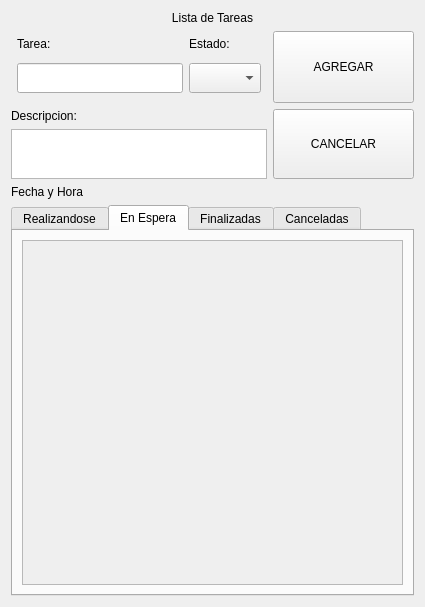
<?xml version="1.0" encoding="UTF-8"?>
<ui version="4.0">
 <class>ToDoList</class>
 <widget class="QWidget" name="ToDoList">
  <property name="geometry">
   <rect>
    <x>0</x>
    <y>0</y>
    <width>425</width>
    <height>607</height>
   </rect>
  </property>
  <property name="minimumSize">
   <size>
    <width>425</width>
    <height>0</height>
   </size>
  </property>
  <property name="maximumSize">
   <size>
    <width>425</width>
    <height>16777215</height>
   </size>
  </property>
  <property name="windowTitle">
   <string>ToDoList</string>
  </property>
  <layout class="QVBoxLayout" name="verticalLayout">
   <item>
    <layout class="QGridLayout" name="gridLayout">
     <item row="3" column="4" rowspan="2">
      <widget class="QPushButton" name="pushButton_Cancelar">
       <property name="sizePolicy">
        <sizepolicy hsizetype="Expanding" vsizetype="Expanding">
         <horstretch>0</horstretch>
         <verstretch>0</verstretch>
        </sizepolicy>
       </property>
       <property name="text">
        <string>CANCELAR</string>
       </property>
      </widget>
     </item>
     <item row="1" column="2" rowspan="2">
      <layout class="QVBoxLayout" name="verticalLayout_estado">
       <item>
        <widget class="QLabel" name="label_estado">
         <property name="text">
          <string>Estado:</string>
         </property>
        </widget>
       </item>
       <item>
        <widget class="QComboBox" name="comboBox_estado">
         <property name="sizePolicy">
          <sizepolicy hsizetype="Preferred" vsizetype="Maximum">
           <horstretch>0</horstretch>
           <verstretch>0</verstretch>
          </sizepolicy>
         </property>
         <property name="minimumSize">
          <size>
           <width>0</width>
           <height>30</height>
          </size>
         </property>
        </widget>
       </item>
       <item>
        <spacer name="verticalSpacer_estado">
         <property name="orientation">
          <enum>Qt::Vertical</enum>
         </property>
         <property name="sizeType">
          <enum>QSizePolicy::Maximum</enum>
         </property>
         <property name="sizeHint" stdset="0">
          <size>
           <width>20</width>
           <height>10</height>
          </size>
         </property>
        </spacer>
       </item>
      </layout>
     </item>
     <item row="5" column="0" colspan="5">
      <widget class="QLabel" name="label_time">
       <property name="text">
        <string>Fecha y Hora</string>
       </property>
      </widget>
     </item>
     <item row="0" column="0" colspan="5">
      <widget class="QLabel" name="label_titulo">
       <property name="text">
        <string>Lista de Tareas</string>
       </property>
       <property name="alignment">
        <set>Qt::AlignCenter</set>
       </property>
      </widget>
     </item>
     <item row="4" column="0" colspan="4">
      <widget class="QPlainTextEdit" name="plainTextEdit_descripcion">
       <property name="sizePolicy">
        <sizepolicy hsizetype="Expanding" vsizetype="Fixed">
         <horstretch>0</horstretch>
         <verstretch>0</verstretch>
        </sizepolicy>
       </property>
       <property name="maximumSize">
        <size>
         <width>430</width>
         <height>50</height>
        </size>
       </property>
      </widget>
     </item>
     <item row="3" column="0" colspan="4">
      <widget class="QLabel" name="label_descripcion">
       <property name="text">
        <string>Descripcion:</string>
       </property>
       <property name="alignment">
        <set>Qt::AlignLeading|Qt::AlignLeft|Qt::AlignVCenter</set>
       </property>
      </widget>
     </item>
     <item row="1" column="4" rowspan="2">
      <widget class="QPushButton" name="pushButton_AgregarTarea">
       <property name="sizePolicy">
        <sizepolicy hsizetype="Expanding" vsizetype="Expanding">
         <horstretch>0</horstretch>
         <verstretch>0</verstretch>
        </sizepolicy>
       </property>
       <property name="minimumSize">
        <size>
         <width>0</width>
         <height>72</height>
        </size>
       </property>
       <property name="maximumSize">
        <size>
         <width>16777215</width>
         <height>72</height>
        </size>
       </property>
       <property name="text">
        <string>AGREGAR</string>
       </property>
      </widget>
     </item>
     <item row="1" column="1" rowspan="2">
      <layout class="QVBoxLayout" name="verticalLayout_nombreTarea">
       <item>
        <widget class="QLabel" name="label_nombreTarea">
         <property name="text">
          <string>Tarea:</string>
         </property>
        </widget>
       </item>
       <item>
        <widget class="QLineEdit" name="lineEdit_nombreTarea">
         <property name="sizePolicy">
          <sizepolicy hsizetype="Expanding" vsizetype="Maximum">
           <horstretch>0</horstretch>
           <verstretch>0</verstretch>
          </sizepolicy>
         </property>
         <property name="minimumSize">
          <size>
           <width>0</width>
           <height>30</height>
          </size>
         </property>
         <property name="text">
          <string/>
         </property>
        </widget>
       </item>
       <item>
        <spacer name="verticalSpacer_nombreTarea">
         <property name="orientation">
          <enum>Qt::Vertical</enum>
         </property>
         <property name="sizeType">
          <enum>QSizePolicy::Maximum</enum>
         </property>
         <property name="sizeHint" stdset="0">
          <size>
           <width>20</width>
           <height>10</height>
          </size>
         </property>
        </spacer>
       </item>
      </layout>
     </item>
    </layout>
   </item>
   <item>
    <widget class="QTabWidget" name="ListaDeTareas">
     <property name="currentIndex">
      <number>1</number>
     </property>
     <widget class="QWidget" name="TareasEnProceso">
      <attribute name="title">
       <string>Realizandose</string>
      </attribute>
      <layout class="QVBoxLayout" name="verticalLayout_5">
       <item>
        <widget class="QScrollArea" name="AreaTareasEnProceso">
         <property name="widgetResizable">
          <bool>true</bool>
         </property>
         <widget class="QWidget" name="AllNewTareasEnProceso">
          <property name="geometry">
           <rect>
            <x>0</x>
            <y>0</y>
            <width>383</width>
            <height>337</height>
           </rect>
          </property>
          <layout class="QVBoxLayout" name="verticalLayout_10">
           <item>
            <spacer name="verticalSpacerTareasEnProceso">
             <property name="orientation">
              <enum>Qt::Vertical</enum>
             </property>
             <property name="sizeHint" stdset="0">
              <size>
               <width>20</width>
               <height>316</height>
              </size>
             </property>
            </spacer>
           </item>
          </layout>
         </widget>
        </widget>
       </item>
      </layout>
     </widget>
     <widget class="QWidget" name="TareasEnEspera">
      <attribute name="title">
       <string>En Espera</string>
      </attribute>
      <layout class="QVBoxLayout" name="verticalLayout_3">
       <item>
        <widget class="QScrollArea" name="AreaTareasEnEspera">
         <property name="widgetResizable">
          <bool>true</bool>
         </property>
         <widget class="QWidget" name="AllNewTareasEnEspera">
          <property name="geometry">
           <rect>
            <x>0</x>
            <y>0</y>
            <width>383</width>
            <height>337</height>
           </rect>
          </property>
          <layout class="QVBoxLayout" name="verticalLayout_4">
           <item>
            <spacer name="verticalSpacerTareasEnEspera">
             <property name="orientation">
              <enum>Qt::Vertical</enum>
             </property>
             <property name="sizeHint" stdset="0">
              <size>
               <width>20</width>
               <height>40</height>
              </size>
             </property>
            </spacer>
           </item>
          </layout>
         </widget>
        </widget>
       </item>
      </layout>
     </widget>
     <widget class="QWidget" name="TareasFinalizadas">
      <attribute name="title">
       <string>Finalizadas</string>
      </attribute>
      <layout class="QVBoxLayout" name="verticalLayout_6">
       <item>
        <widget class="QScrollArea" name="AreaTareasFinalizadas">
         <property name="widgetResizable">
          <bool>true</bool>
         </property>
         <widget class="QWidget" name="AllNewTareasFinalizadas">
          <property name="geometry">
           <rect>
            <x>0</x>
            <y>0</y>
            <width>383</width>
            <height>337</height>
           </rect>
          </property>
          <layout class="QVBoxLayout" name="verticalLayout_9">
           <item>
            <spacer name="verticalSpacerTareasFinalizadas">
             <property name="orientation">
              <enum>Qt::Vertical</enum>
             </property>
             <property name="sizeHint" stdset="0">
              <size>
               <width>20</width>
               <height>316</height>
              </size>
             </property>
            </spacer>
           </item>
          </layout>
         </widget>
        </widget>
       </item>
      </layout>
     </widget>
     <widget class="QWidget" name="TareasCanceladas">
      <attribute name="title">
       <string>Canceladas</string>
      </attribute>
      <layout class="QVBoxLayout" name="verticalLayout_7">
       <item>
        <widget class="QScrollArea" name="AreaTareasCanceladas">
         <property name="widgetResizable">
          <bool>true</bool>
         </property>
         <widget class="QWidget" name="AllNewTareasCanceladas">
          <property name="geometry">
           <rect>
            <x>0</x>
            <y>0</y>
            <width>383</width>
            <height>337</height>
           </rect>
          </property>
          <layout class="QVBoxLayout" name="verticalLayout_8">
           <item>
            <spacer name="verticalSpacerTareasCanceladas">
             <property name="orientation">
              <enum>Qt::Vertical</enum>
             </property>
             <property name="sizeHint" stdset="0">
              <size>
               <width>20</width>
               <height>316</height>
              </size>
             </property>
            </spacer>
           </item>
          </layout>
         </widget>
        </widget>
       </item>
      </layout>
     </widget>
    </widget>
   </item>
  </layout>
 </widget>
 <resources/>
 <connections/>
</ui>
